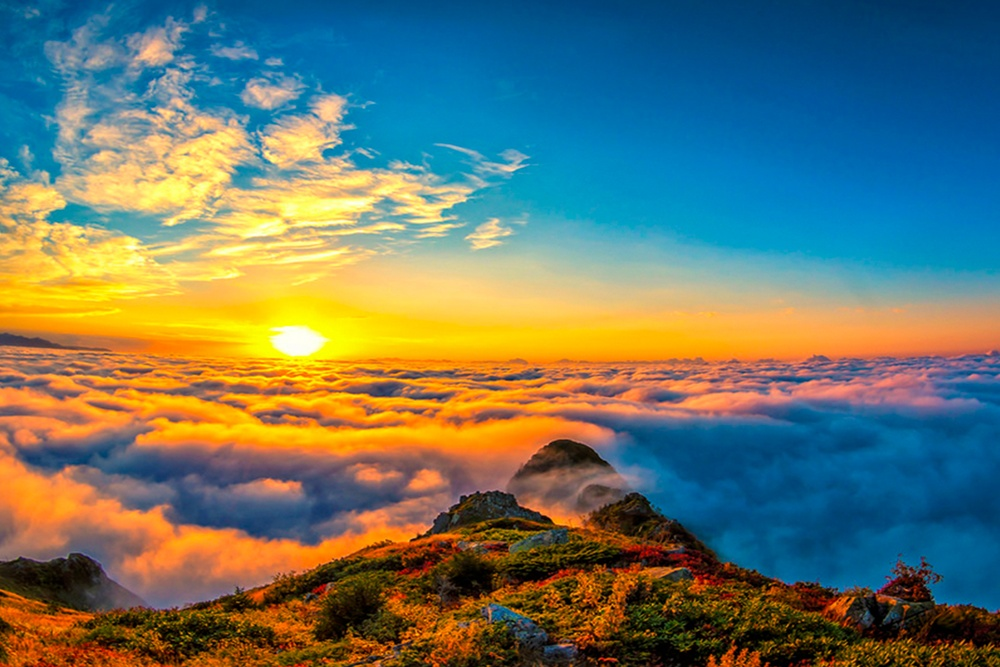
#> input picture hw1/ps1_Input/huser.jpeg, 1000 x 667 px, shrunk from 1920 x 1280 before the run, found by its file name
$ python ps1_1.py   (older library calls are emulated)
#> lines starting #> are read from the running program, lines starting #| are printed output that depends on the picture
# -*- coding: utf-8 -*-
"""
Created on Fri Oct 29 19:11:12 2021

@author: Rumeysa CELIK
"""
from PIL import Image
import cv2
import matplotlib.pyplot as plt
import numpy as np


#PART A: Write a Python scriptto crop out a region from the center; the region size      should be half the size of the input image. Save the image as a pngfile.

img= cv2.imread("/Users/rumeysacelik/Desktop/ps1_CELIK/ps1_Input/huser.jpeg",cv2.COLOR_BGR2GRAY)
#> img is the input picture: shape (667, 1000, 3); mean B, G, R 103.7, 118.9, 106.7

cv2.imshow('original image',img)

print("ORIGINAL IMAGE SHAPE:",img.shape) # Print image shape
#| ORIGINAL IMAGE SHAPE: (667, 1000, 3)
#Cropping an image

width, height = img.shape[1], img.shape[0]
#> width = 1000; height = 667
c_x,c_y=int(width/2),int(height/2)
#> c_x = 500; c_y = 333
mid_x, mid_y = int(width/2), int(height/2)
#> mid_x = 500; mid_y = 333


cropped_img = img[c_y-int(c_y/2):c_y+int(c_y/2),c_x-int(c_x/2):c_x+int(c_x/2)]
print("CROPPED IMAGE SHAPE:",cropped_img.shape)
#| CROPPED IMAGE SHAPE: (332, 500, 3)

# Display cropped image
cv2.imshow("cropped image", cropped_img)

# Save the cropped image
cv2.imwrite("output/Cropped_Image.png", cropped_img)


#PART B: Extract the red channelof the imageand display it.

red_img= img[:,:,2]
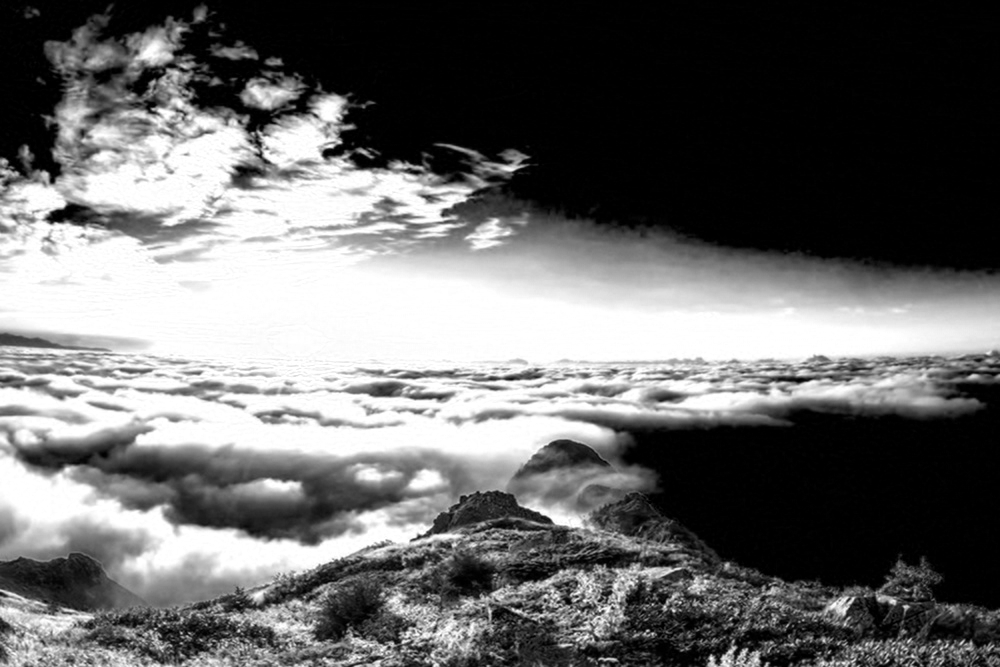
#> red_img: shape (667, 1000); min 0, max 255, mean 106.7
cv2.imshow("RED_image", red_img)
# Save the red image
cv2.imwrite("output/RED_image.png", red_img)


#PART C: Convert the image to grayscaleand display it.

gray_img= cv2.cvtColor(img, cv2.COLOR_BGR2GRAY) #converts BGR to gray
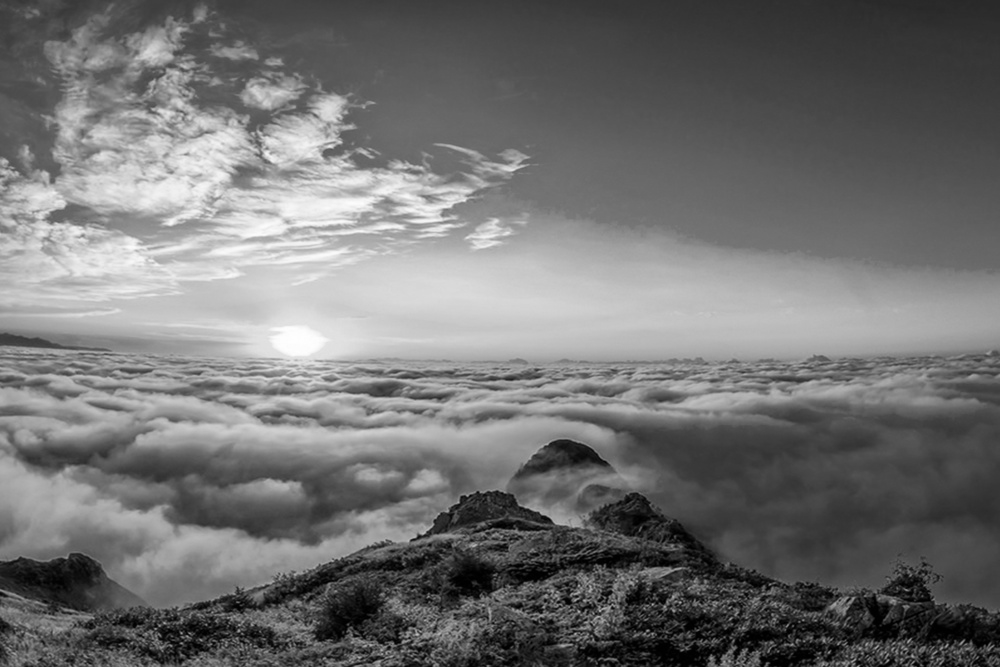
#> gray_img: shape (667, 1000); min 0, max 254, mean 113.5
cv2.imshow('GRAY_img',gray_img)
# Save the red image
cv2.imwrite("output/GRAY_img.png", gray_img)

#PART D: Define the Sobel filters in x and y directionsin your code. Apply thesefilters to the grayscale image and displaythe results.Using these gradients, obtain the gradient magnitude and gradient orientation. Find out a way to display the gradient orientation; display the gradient magnitude and gradient orientation.


gX = cv2.Sobel(gray_img, ddepth=cv2.CV_64F, dx=1, dy=0, ksize=5)
gY = cv2.Sobel(gray_img, ddepth=cv2.CV_64F, dx=0, dy=1, ksize=5)

 # scaling the gradients
gX = cv2.convertScaleAbs(gX)
gY = cv2.convertScaleAbs(gY)


# combining the gradient representations into a single image with addWeighted by giving them equal weight
combined = cv2.addWeighted(gX, 0.5, gY, 0.5, 0)
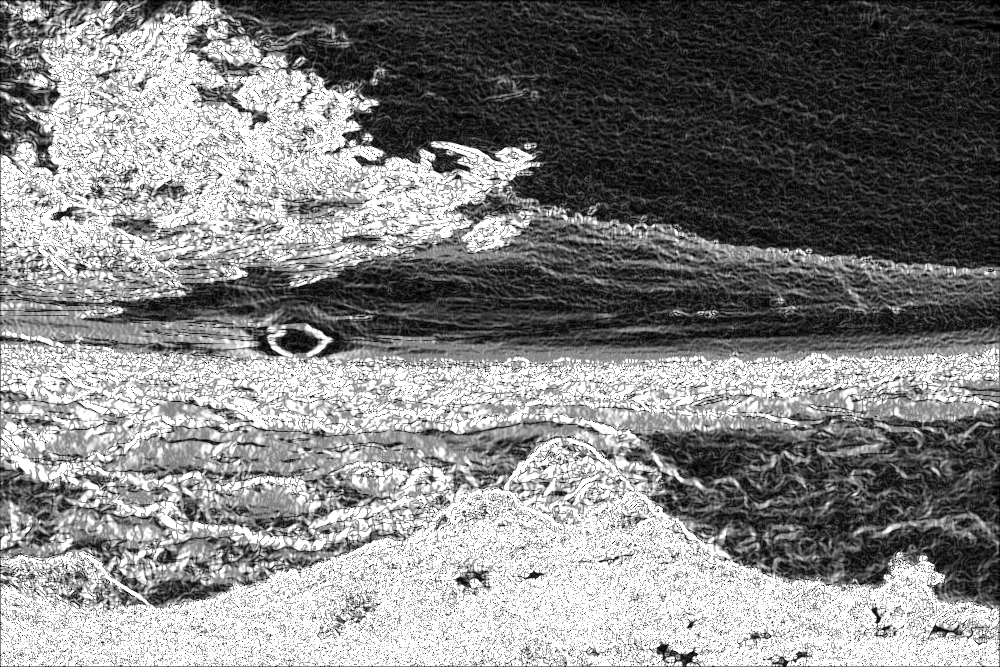
#> combined: shape (667, 1000); min 0, max 255, mean 132.4
# show our output images
cv2.imshow("Sobel_X", gX)
cv2.imshow("Sobel_Y", gY)
cv2.imshow("Sobel_Combined", combined)
# Save the sobel images
cv2.imwrite("output/Sobel_X.png", gX)
cv2.imwrite("output/Sobel_Y.png", gY)
cv2.imwrite("output/Sobel_Combined.png", combined)

# computing the gradient magnitude and orientation
magnitude = np.sqrt((gX ** 2) + (gY ** 2))
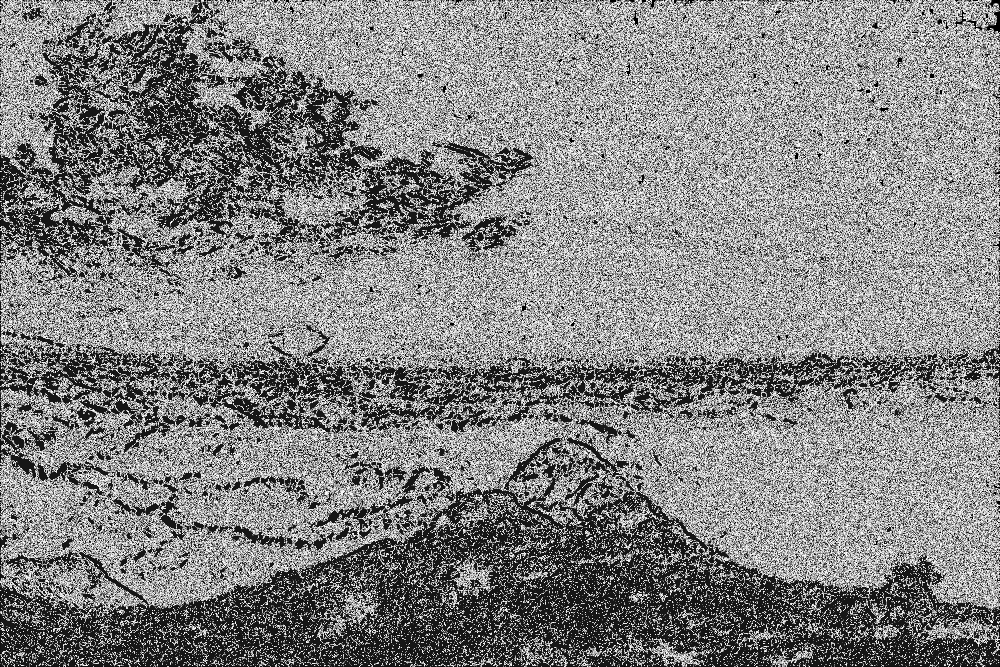
#> magnitude: shape (667, 1000) float16; min 0, max 15.81, mean 8.19; drawn with min black and max white
orientation = np.arctan2(gY, gX) * (180 / np.pi) % 180 #converting to degree


print("MAGNITUDE\n",magnitude)
#> (printed output is left out)
print("ORIENTATION\n",orientation)
#> (printed output is left out)

#converting the arrays from float16 to uint8 to display
magnitude =magnitude.astype(np.uint8)
orientation =orientation.astype(np.uint8)
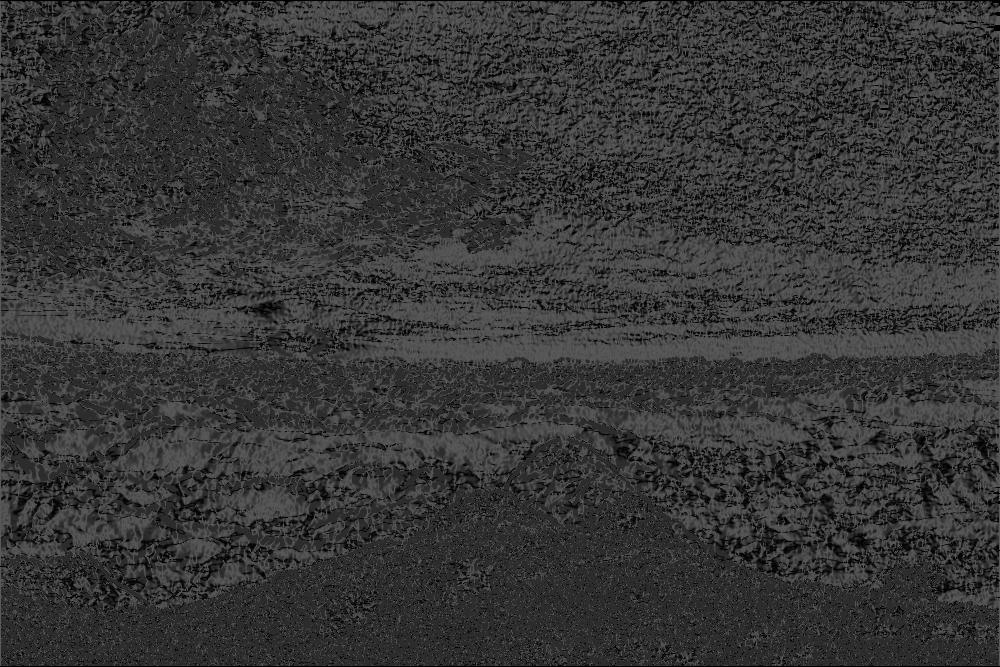
#> orientation: shape (667, 1000); min 0, max 89, mean 54.5

print("MAGNITUDE\n",magnitude)
#> (printed output is left out)
print("ORIENTATION\n",orientation)
#> (printed output is left out)
# Save the gradient magnitude and orientation
cv2.imwrite("output/magnitude.png", magnitude)
cv2.imwrite("output/orientation.png", orientation)


# initializing a [1,3] figure to display the input grayscale image along with
# the gradient magnitude and orientation representations, respectively
(fig, axs) = plt.subplots(nrows=1, ncols=3, figsize=(16, 12))
# plot each of the images
axs[0].imshow(gray_img, cmap="gray")
axs[1].imshow(magnitude, cmap="jet")
axs[2].imshow(orientation, cmap="jet")
# set the titles of each axes
axs[0].set_title("Grayscale")
axs[1].set_title("Gradient Magnitude")
axs[2].set_title("Gradient Orientation [0, 180]")
# loop over each of the axes and turn off the x and y ticks
for i in range(0, 3):
	axs[i].get_xaxis().set_ticks([])
	axs[i].get_yaxis().set_ticks([])
# show the plots
plt.tight_layout()
plt.savefig('/Users/rumeysacelik/Desktop/ComputerVisionHW1/gradient.png')
plt.show()

#PART E: Obtain Laplacian of Gaussian imagefor different sigma values, and displaythe results.

"""Laplacian of Gaussian (LoG) is same as applying gaussian smooothing filter first and then
computing laplacian of the result"""
# Removing noise by blurring with a Gaussian filter
sigma=0####"
src = cv2.GaussianBlur(img, (3, 3),sigma)
# Converting the image to grayscale
src_gray = cv2.cvtColor(src, cv2.COLOR_BGR2GRAY)
# [laplacian]
# Applying Laplace function
dst = cv2.Laplacian(src_gray, cv2.CV_16S, ksize=3)
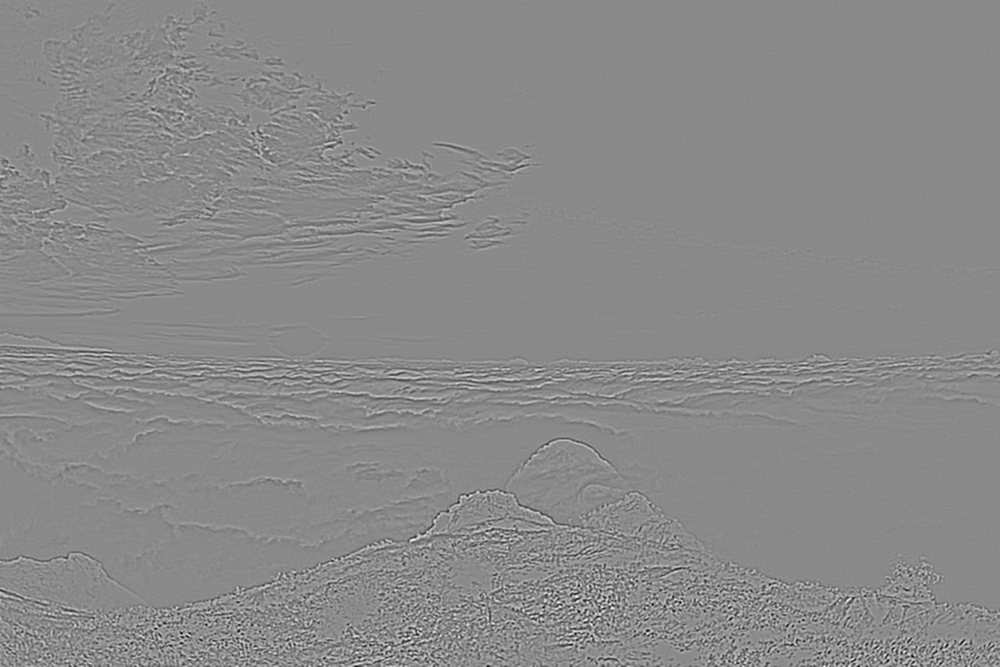
#> dst: shape (667, 1000) int16; min -318, max 270, mean 0; drawn with min black and max white
# converting back to uint8
log = cv2.convertScaleAbs(dst)
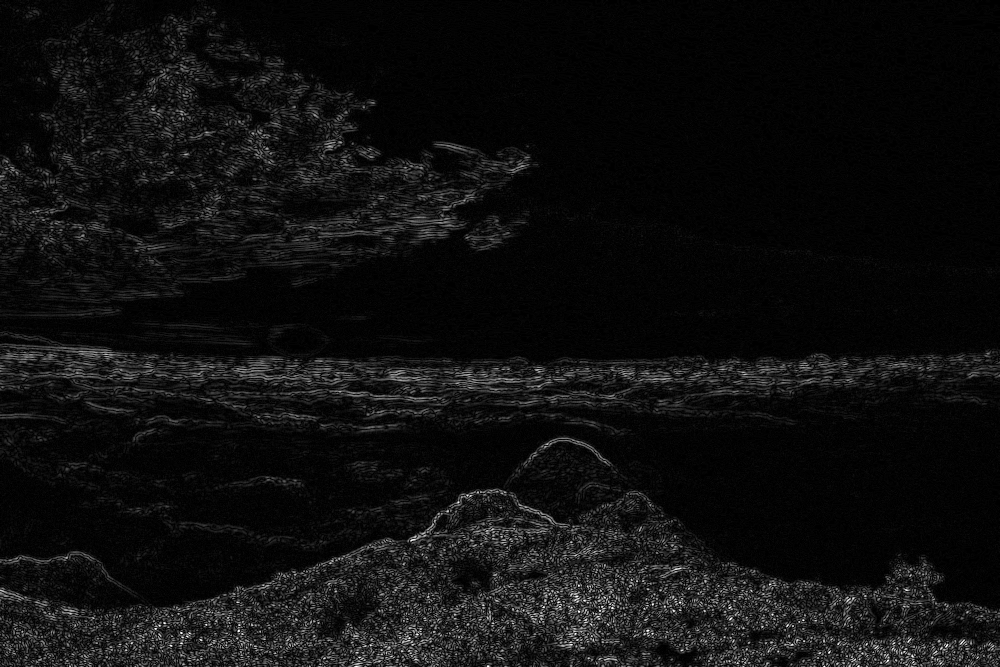
#> log: shape (667, 1000); min 0, max 255, mean 15.1
# Save the log image
cv2.imwrite("output/Laplacian of Gaussian(sigma=0).png", log)

cv2.imshow("Laplace of Gaussian-sigma=0", log)


sigma=15####
# Removing noise by blurring with a Gaussian filter
src = cv2.GaussianBlur(img, (3, 3),sigma)
# Converting the image to grayscale
src_gray = cv2.cvtColor(src, cv2.COLOR_BGR2GRAY)
# [laplacian]
# Applying Laplace function
dst = cv2.Laplacian(src_gray, cv2.CV_16S, ksize=3)
# converting back to uint8
log = cv2.convertScaleAbs(dst)
# Save the log image
cv2.imwrite("output/Laplacian of Gaussian(sigma=15).png", log)

cv2.imshow("Laplace of Gaussian-sigma=15", log)

cv2.waitKey(0)
cv2.destroyAllWindows()
